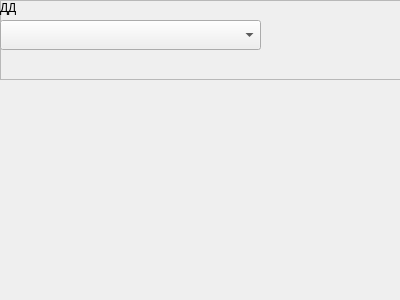
<?xml version="1.0" encoding="UTF-8"?>
<ui version="4.0">
 <class>Widget_DD_SOTA</class>
 <widget class="QWidget" name="Widget_DD_SOTA">
  <property name="geometry">
   <rect>
    <x>0</x>
    <y>0</y>
    <width>400</width>
    <height>300</height>
   </rect>
  </property>
  <property name="windowTitle">
   <string>Form</string>
  </property>
  <widget class="QFrame" name="frame">
   <property name="geometry">
    <rect>
     <x>0</x>
     <y>0</y>
     <width>550</width>
     <height>80</height>
    </rect>
   </property>
   <property name="frameShape">
    <enum>QFrame::StyledPanel</enum>
   </property>
   <property name="frameShadow">
    <enum>QFrame::Raised</enum>
   </property>
   <widget class="QComboBox" name="Num2">
    <property name="geometry">
     <rect>
      <x>0</x>
      <y>20</y>
      <width>261</width>
      <height>30</height>
     </rect>
    </property>
    <property name="sizeAdjustPolicy">
     <enum>QComboBox::AdjustToMinimumContentsLengthWithIcon</enum>
    </property>
   </widget>
   <widget class="QLabel" name="label_102">
    <property name="geometry">
     <rect>
      <x>0</x>
      <y>0</y>
      <width>71</width>
      <height>16</height>
     </rect>
    </property>
    <property name="text">
     <string>ДД</string>
    </property>
   </widget>
  </widget>
 </widget>
 <resources/>
 <connections/>
</ui>
